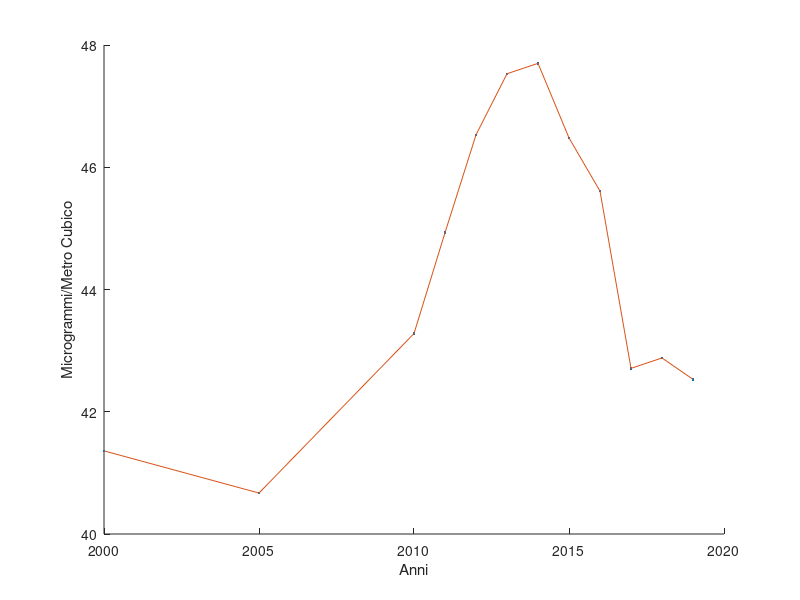

Write MATLAB code to recreate this figure.
x = [2000 2005 2010 2011 2012 2013 2014 2015 2016 2017 2018 2019]
y = [41.36 40.67 43.28 44.93 46.53 47.53 47.70 46.48 45.61 42.71 42.88 42.53]
xlabel('Anni')
ylabel('Microgrammi/Metro Cubico')

hold on
plot(x,y,'.')
plot(x,y)